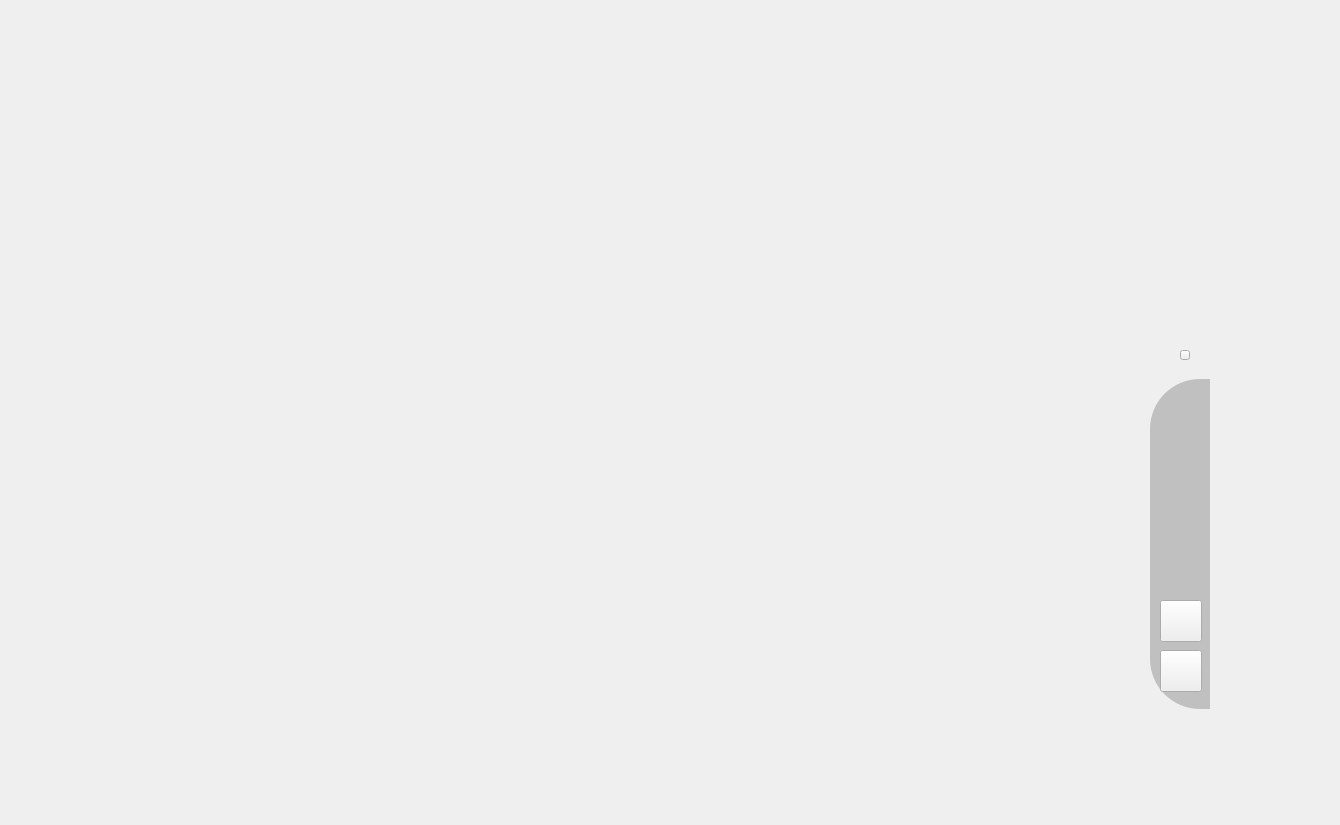
<?xml version="1.0" encoding="UTF-8"?>
<ui version="4.0">
 <class>Form</class>
 <widget class="QWidget" name="Form">
  <property name="geometry">
   <rect>
    <x>0</x>
    <y>0</y>
    <width>1340</width>
    <height>825</height>
   </rect>
  </property>
  <property name="windowTitle">
   <string>Form</string>
  </property>
  <widget class="QWidget" name="widget" native="true">
   <property name="geometry">
    <rect>
     <x>620</x>
     <y>310</y>
     <width>761</width>
     <height>500</height>
    </rect>
   </property>
   <property name="styleSheet">
    <string notr="true">QPushButton#pushButton{
	background-color: qlineargradient(spread:pad, x1:0, y1:0.5065682, x2:1, y2:0.477, stop:0 rgba(11, 131, 120, 219), stop:1 rgba(85, 98, 112, 226));
	color:rgba(255, 255, 255, 210);
	border-radius:5px;
}
QPushButton#pushButton:hover{
	background-color: qlineargradient(spread:pad, x1:0, y1:0.5065682, x2:1, y2:0.477, stop:0 rgba(150, 123, 111, 219), stop:1 rgba(85, 81, 84, 226));
}
QPushButton#pushButton:pressed{
	padding-left:5px;
	padding-top:5px;
	background-color:rgba(150, 123, 111, 255);
}</string>
   </property>
   <widget class="QLabel" name="background">
    <property name="geometry">
     <rect>
      <x>159</x>
      <y>19</y>
      <width>430</width>
      <height>430</height>
     </rect>
    </property>
    <property name="styleSheet">
     <string notr="true">border-radius:50px;
border-image: url(:/newPrefix/face.png);</string>
    </property>
    <property name="text">
     <string/>
    </property>
   </widget>
   <widget class="QLabel" name="label_5">
    <property name="geometry">
     <rect>
      <x>530</x>
      <y>69</y>
      <width>60</width>
      <height>330</height>
     </rect>
    </property>
    <property name="styleSheet">
     <string notr="true">background-color:rgba(0,0,0,50);
border-top-left-radius:50px;
border-bottom-left-radius:50px;
</string>
    </property>
    <property name="text">
     <string/>
    </property>
   </widget>
   <widget class="QPushButton" name="uploadBTN">
    <property name="enabled">
     <bool>true</bool>
    </property>
    <property name="geometry">
     <rect>
      <x>540</x>
      <y>90</y>
      <width>42</width>
      <height>42</height>
     </rect>
    </property>
    <property name="cursor">
     <cursorShape>PointingHandCursor</cursorShape>
    </property>
    <property name="styleSheet">
     <string notr="true">QPushButton#uploadBTN{
	border-radius : 10px;
	border-image: url(:/newPrefix/upload.png);
}
QPushButton#uploadBTN:hover{
	border-radius : 10px;
	border-image: url(:/newPrefix/brown upload.png);
}
QPushButton#uploadBTN::pressed{
	border-radius : 10px;
	border-image: url(:/newPrefix/white upload.png);
}

</string>
    </property>
    <property name="text">
     <string/>
    </property>
   </widget>
   <widget class="QPushButton" name="refreshBTN">
    <property name="geometry">
     <rect>
      <x>540</x>
      <y>140</y>
      <width>42</width>
      <height>42</height>
     </rect>
    </property>
    <property name="cursor">
     <cursorShape>PointingHandCursor</cursorShape>
    </property>
    <property name="styleSheet">
     <string notr="true">QPushButton#refreshBTN{
	border-radius : 10px;
	border-image: url(:/newPrefix/refresh.png);
}
QPushButton#refreshBTN:hover{
	border-radius : 10px;
	border-image: url(:/newPrefix/brown refresh.png);
}
QPushButton#refreshBTN::pressed{
	border-radius : 10px;
	border-image: url(:/newPrefix/white refresh.png);
}

</string>
    </property>
    <property name="text">
     <string/>
    </property>
   </widget>
   <widget class="QPushButton" name="saveBTN">
    <property name="geometry">
     <rect>
      <x>540</x>
      <y>190</y>
      <width>42</width>
      <height>42</height>
     </rect>
    </property>
    <property name="cursor">
     <cursorShape>PointingHandCursor</cursorShape>
    </property>
    <property name="styleSheet">
     <string notr="true">QPushButton#saveBTN{
	border-radius : 10px;
	border-image: url(:/newPrefix/save.png);
}
QPushButton#saveBTN:hover{
	border-radius : 10px;
	border-image: url(:/newPrefix/brown save.png);
}
QPushButton#saveBTN::pressed{
	border-radius : 10px;
	border-image: url(:/newPrefix/white save.png);
}

</string>
    </property>
    <property name="text">
     <string/>
    </property>
   </widget>
   <widget class="QPushButton" name="saveqrBTN">
    <property name="geometry">
     <rect>
      <x>540</x>
      <y>240</y>
      <width>42</width>
      <height>42</height>
     </rect>
    </property>
    <property name="cursor">
     <cursorShape>PointingHandCursor</cursorShape>
    </property>
    <property name="styleSheet">
     <string notr="true">QPushButton#saveqrBTN{
	border-radius : 10px;
	border-image: url(:/newPrefix/qr.png);
}
QPushButton#saveqrBTN:hover{
	border-radius : 10px;
	border-image: url(:/newPrefix/brown qr.png);
}
QPushButton#saveqrBTN::pressed{
	border-radius : 10px;
	border-image: url(:/newPrefix/white qr.png);
}

</string>
    </property>
    <property name="text">
     <string/>
    </property>
   </widget>
   <widget class="QPushButton" name="backpageBTN">
    <property name="geometry">
     <rect>
      <x>540</x>
      <y>290</y>
      <width>42</width>
      <height>42</height>
     </rect>
    </property>
    <property name="cursor">
     <cursorShape>PointingHandCursor</cursorShape>
    </property>
    <property name="styleSheet">
     <string notr="true">QPushButton#nextpageBTN{
	border-radius : 10px;
	border-image: url(:/newPrefix/rarrow.png);
}
QPushButton#nextpageBTN:hover{
	border-radius : 10px;
	border-image: url(:/newPrefix/brown rarrow.png);
}
QPushButton#nextpageBTN::pressed{
	border-radius : 10px;
	border-image: url(:/newPrefix/white rarrow.png);
}

</string>
    </property>
    <property name="text">
     <string/>
    </property>
   </widget>
   <widget class="QPushButton" name="homeBTN">
    <property name="geometry">
     <rect>
      <x>540</x>
      <y>340</y>
      <width>42</width>
      <height>42</height>
     </rect>
    </property>
    <property name="cursor">
     <cursorShape>PointingHandCursor</cursorShape>
    </property>
    <property name="styleSheet">
     <string notr="true">QPushButton#nextpageBTN{
	border-radius : 10px;
	border-image: url(:/newPrefix/rarrow.png);
}
QPushButton#nextpageBTN:hover{
	border-radius : 10px;
	border-image: url(:/newPrefix/brown rarrow.png);
}
QPushButton#nextpageBTN::pressed{
	border-radius : 10px;
	border-image: url(:/newPrefix/white rarrow.png);
}

</string>
    </property>
    <property name="text">
     <string/>
    </property>
   </widget>
   <widget class="QPushButton" name="exit">
    <property name="geometry">
     <rect>
      <x>560</x>
      <y>40</y>
      <width>10</width>
      <height>10</height>
     </rect>
    </property>
    <property name="cursor">
     <cursorShape>PointingHandCursor</cursorShape>
    </property>
    <property name="styleSheet">
     <string notr="true">QPushButton#exit{
background-image: url(:/images/254-2545026_delete-button-nor-white-cross-icon-png-removebg-preview.png);
}</string>
    </property>
    <property name="text">
     <string/>
    </property>
   </widget>
   <widget class="QLabel" name="loading">
    <property name="geometry">
     <rect>
      <x>325</x>
      <y>190</y>
      <width>100</width>
      <height>100</height>
     </rect>
    </property>
    <property name="text">
     <string/>
    </property>
   </widget>
   <widget class="QLabel" name="security">
    <property name="geometry">
     <rect>
      <x>160</x>
      <y>320</y>
      <width>140</width>
      <height>70</height>
     </rect>
    </property>
    <property name="font">
     <font>
      <family>Microsoft YaHei</family>
      <pointsize>16</pointsize>
     </font>
    </property>
    <property name="styleSheet">
     <string notr="true">border-top-right-radius:30px;
border-bottom-right-radius:30px;</string>
    </property>
    <property name="text">
     <string/>
    </property>
    <property name="alignment">
     <set>Qt::AlignCenter</set>
    </property>
   </widget>
  </widget>
 </widget>
 <resources>
  <include location="placeholder.qrc"/>
 </resources>
 <connections/>
</ui>
